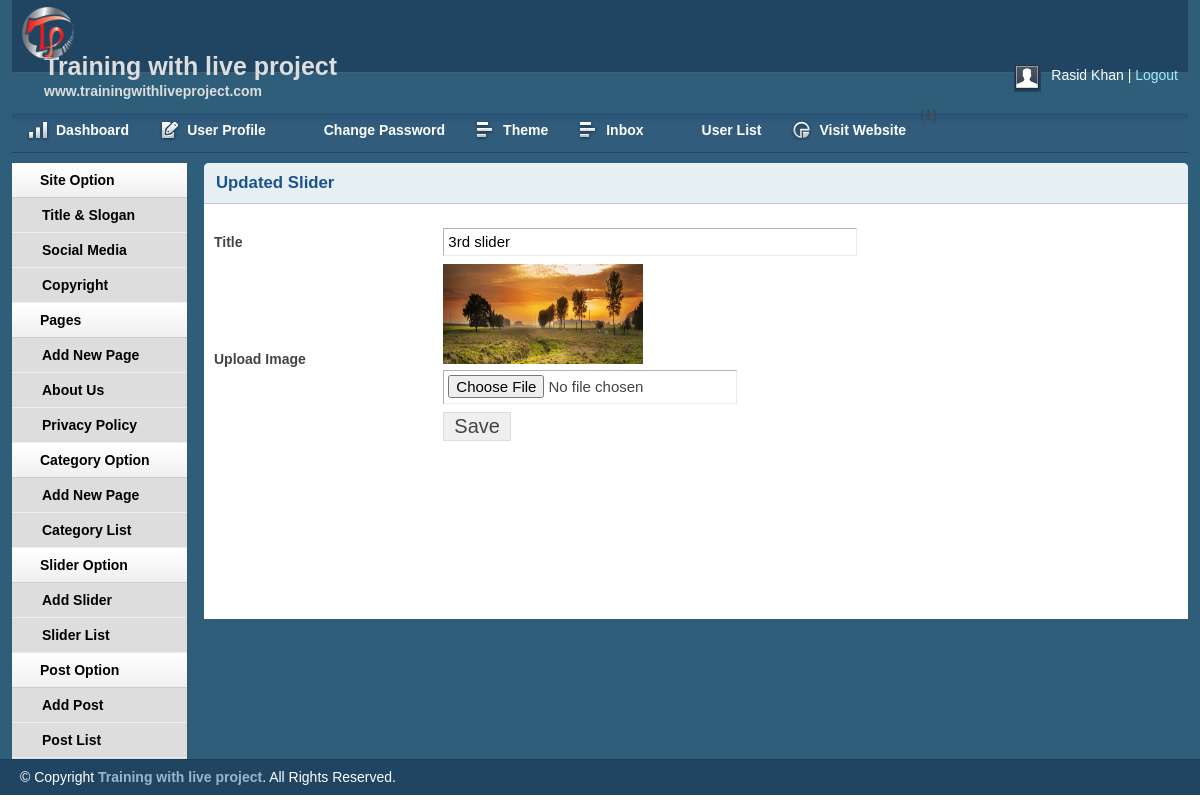
/admin/slideredit.php?slidereditid=3 (signed in), run on the app's committed database.
### tables this page shows
CREATE TABLE IF NOT EXISTS `add_page` (
  `id` int(11) NOT NULL AUTO_INCREMENT,
  `name` varchar(255) NOT NULL,
  `body` text NOT NULL,
  PRIMARY KEY (`id`)
);

CREATE TABLE IF NOT EXISTS `tbl_slider` (
  `id` int(11) NOT NULL AUTO_INCREMENT,
  `title` varchar(255) NOT NULL,
  `image` varchar(255) NOT NULL,
  PRIMARY KEY (`id`)
);

### lib/Database.php (called while the page is built, shortened)
<?php
Class Database{
	public $host   = DB_HOST;
	public $user   = DB_USER;
	public $pass   = DB_PASS;
	public $dbname = DB_NAME;
	public $link;
	public function connectDB(){
	$this->link = new mysqli($this->host, $this->user, $this->pass, $this->dbname);
 }
	public function select($sql){
		$result = $this->link->query($sql) or die($this->link->error.__LINE__);
		if($result->num_rows > 0){
			return $result;
		} else {
			return false;
		}
	}
}

### admin/slideredit.php (the view, shortened to what this page needs)
<?php include 'inc/header.php';?>
<?php include 'inc/sidebar.php';?>
<?php
if (!isset($_GET['slidereditid']) || ($_GET['slidereditid']) == NULL ) {
  echo "<script> window.location='sliderlist.php'; </script>";
} else{
  $id=$_GET['slidereditid'];
}
?>
<div class="grid_10">
<div class="box round first grid">
<h2>Updated Slider</h2>
<div class="block">
 <?php
$query="SELECT * from tbl_slider where id='$id' order by id desc";
$getpost=$db->select($query);
while ($postresult=$getpost->fetch_assoc()) {
 ?>
<form action="" method="post" enctype="multipart/form-data">
<table class="form">
<tr>
<td>
    <label>Title</label>
</td>
<td>
    <input type="text" name="title" value="<?php echo $postresult['title']; ?>" class="medium" />
</td>
</tr>
<tr>
<td>
    <label>Upload Image</label>
</td>
<td>
  <img src="<?php echo $postresult['image']; ?>" height="100px" width="200px" /> </br>
    <input type="file"  name="image" />
</td>
<tr>
<td></td>
<td>
    <input type="submit" name="submit" Value="Save" />
</td>
</tr>
</table>
</form>
<?php } ?>
</div>
</div>
</div>
<?php include 'inc/footer.php';?>

### admin/inc/sidebar.php
<div class="grid_2">
<div class="box sidemenu">
<div class="block" id="section-menu">
    <ul class="section menu">
       <li><a class="menuitem">Site Option</a>
            <ul class="submenu">
                <li><a href="titleslogan.php">Title & Slogan</a></li>
                <li><a href="social.php">Social Media</a></li>
                <li><a href="copyright.php">Copyright</a></li>
            </ul>
        </li>
         <li><a class="menuitem">Pages</a>
            <ul class="submenu">
                <li><a href="addpage.php">Add New Page</a> </li>
<?php
$query="SELECT * from add_page";
$pages=$db->select($query);
if ($pages) {
   while ($result=$pages->fetch_assoc()) {
?>
<li><a href="page.php?pageid=<?php echo $result['id'];?>"><?php echo $result['name'];?></a> </li>
<?php } }?>
            </ul>
        </li>
        <li><a class="menuitem">Category Option</a>
            <ul class="submenu">
                <li><a href="addcat.php">Add New Page</a> </li>
                <li><a href="catlist.php">Category List</a> </li>
            </ul>
        </li>
        <li><a class="menuitem">Slider Option</a>
            <ul class="submenu">
                <li><a href="slideradd.php">Add Slider</a> </li>
                <li><a href="sliderlist.php">Slider List</a> </li>
            </ul>
        </li>
        <li><a class="menuitem">Post Option</a>
            <ul class="submenu">
                <li><a href="addpost.php">Add Post</a> </li>
                <li><a href="postlist.php">Post List</a> </li>
            </ul>
        </li>
    </ul>
</div>
</div>
</div>

### admin/css/layout.css (style rules this page uses)
body { background: #fff none repeat scroll 0 0; color: #444; font-size: 14px; padding: 0; }
a { color: #000; font-weight:bold; text-decoration: none; }
h1, h2, h3, h4, h5, h6 { line-height:1.2em; margin-bottom:.3em; }
h2 { margin-top:1em; }
.box { background:#fff; margin-bottom:20px; padding:10px 10px 10px 10px; margin-left:-8px; }
.box.grid { padding-bottom:40px; }
.box.round { -moz-border-radius: 5px 5px 0px 0px; -webkit-border-radius: 5px 5px 0px 0px; border-radius: 5px 5px 0px 0px; }
.box h2 { font-size:1.2em; font-weight:bold; color:#1B548D; background:#E6F0F3; margin:-10px -10px 0 -10px; padding:10px 12px; border-bottom:1px solid #B3CBD6; -moz-border-radius: 5px 5px 0px 0px; -webkit-border-radius: 5px 5px 0px 0px; border-radius: 5px 5px 0px 0px; }
.box.first { min-height: 406px; }
.block { padding-top:20px; }
.box.sidemenu { background-color:#D1DEE4; border-right:1px solid #3A5665; padding:0px; margin:0px; cursor:pointer; }
.box.sidemenu .block { padding-top:0px; margin-top:0px; }
ul, ol { padding-top:0; }
ul.menu { list-style:none; border-top:1px solid #bbb; }
ul.menu li { margin:0; }
ul.menu li a { display:block; padding:4px 10px; border-bottom:1px solid #ccc; }
ul.menu ul { list-style:none; margin:0; }
ul.menu ul li a { padding-left:30px; }
ul.section { border-top:0; margin-bottom:0; }
ul.section li a { background:url(../img/sidemenu-repeat.jpg) repeat-x; line-height:26px; padding-left:28px; }
ul.section li li a { background:#ddd; border-bottom:1px solid #eee; }
ul.section ul li { text-transform:none; }
table.form { width:100%; }
table.form td { padding:4px 0px; }
table.form label { font-weight:bold; }
table.form input, table.form select { font-size: 15px; padding: 4px 4px 5px 4px; border-top: 1px solid #b3b3b3; border-left: 1px solid #b3b3b3; border-right: 1px solid #eaeaea; border-bottom: 1px solid #eaeaea; }
table.form input[type="submit"] { border: 1px solid #ddd; color: #444; cursor: pointer; font-size: 20px; padding: 2px 10px; }
input.medium { width: 55%; }
.block { padding-bottom:1px; }

### data on the page
add_page: name "About Us"
add_page: name "Privacy Policy"
tbl_slider: title "3rd slider", image (picture)

### other printed values
$userid = Session::get('username') "Rasid Khan"
